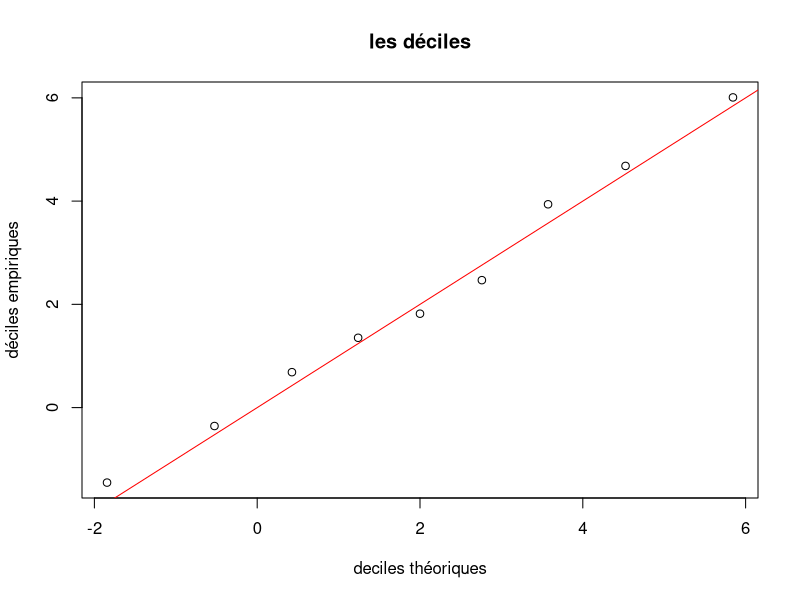
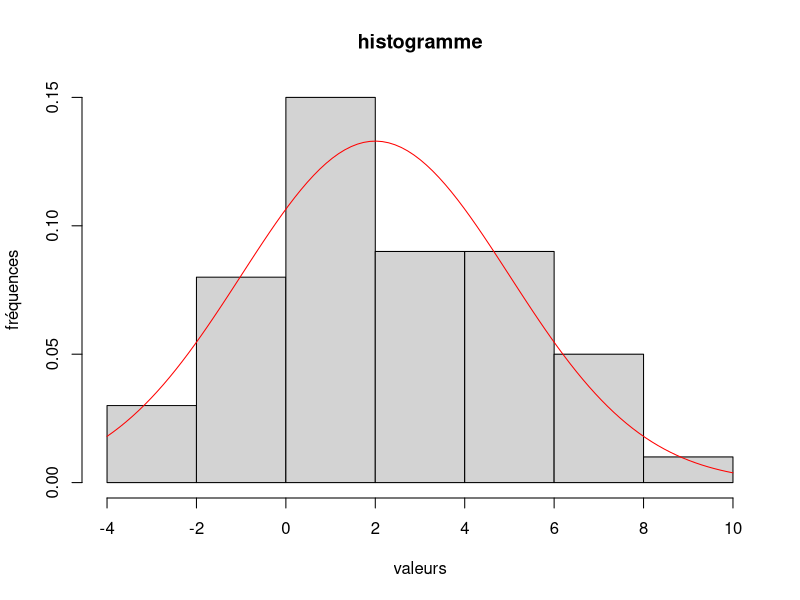
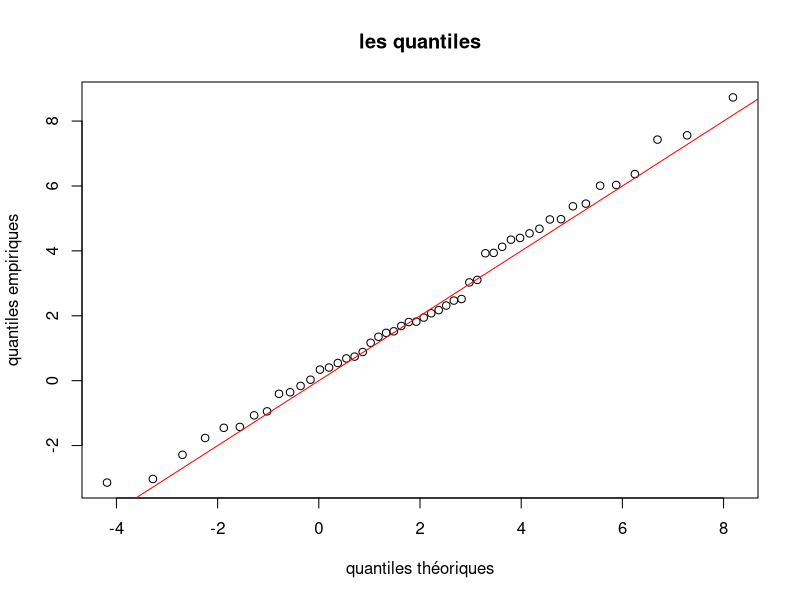

Generate these figures, in order, with R:
# Dans cette partie X est une variable al ́eatoire de loi N (2, 4).

# Exercice 1 : quantiles empiriques ou th ́eoriques
# Le quantile empirique d’ordre α d’un  ́echantillon de n tirages ind ́ependants x1, x2, ..., xn de X est la
# valeur pour laquelle, la proportion des xi qui se trouvent inf ́erieurs ou  ́egaux `a cette valeur, vaut α. Le
# quantile th ́eorique d’ordre α appel ́e quantile (et calcul ́e par la fonction de quantile qnorm()) est la valeur
# telle que la probabilit ́e que X soit inf ́erieur ou  ́egal `a cette valeur, vaille α

# 1. Simuler un  ́echantillon de taille n = 50 de X et l’affecter `a x.

mu <- 2
sigma <- 3
n <- 50

x <- rnorm(n, mu, sigma)

# 2. Calculer les quantiles empiriques d’ordre 10%, 20%, ..., 90% de x (appel ́es aussi les d ́eciles empiriques
# car ils permettent de couper l’ ́echantillon en dix) `a l’aide de la fonction quantile() et en utilisant
# l’option type=1.

demp <- quantile(x, probs = seq(0.1, 0.9, 0.1), type = 1)

# 3. Calculer les quantiles th ́eoriques d’ordre 10%, 20%, ..., 90% de X `a l’aide de la fonction qnorm()

dtheo <- qnorm(seq(0.1, 0.9, 0.1), mu, sigma)

# 4. Faire un graphe des 9 points d’abscisses les d ́eciles et d’ordonn ́ees les d ́eciles empiriques. Ajouter
# la droite y = x. Commentaire

plot(dtheo, demp, main = "les déciles", xlab = "deciles théoriques", ylab = "déciles empiriques")
abline(0, 1, col = "red")

# 5. Faire un histogramme des observations tir ́ees et y superposer la densit ́e de la loi N (2, 4). Commen-
# taire.

hist(x, main = "histogramme", xlab = "valeurs", ylab = "fréquences", freq = FALSE)
curve(dnorm(x, mu, sigma), col = "red", add = TRUE)

# 6. Calculer les quantiles empiriques d’ordre 1/(n + 1), 2/(n + 1), ...., n/(n + 1) de x. Les comparer aux
# valeurs ordonn ́ees de l’ ́echantillon que l’on obtiendra avec la commande sort(x).

emp <- quantile(x, probs = seq(1 / (n + 1), n / (n + 1), 1 / (n + 1)), type = 1)
sort(x)

# 7. Calculer les quantiles th ́eoriques d’ordre 1/(n + 1), 2/(n + 1), ...., n/(n + 1) de X et tracer les points
# d’abscisses quantiles th ́eoriques et ordonn ́ees quantiles empiriques. Y ajouter la droite y = x.

theo <- qnorm(seq(1 / (n + 1), n / (n + 1), 1 / (n + 1)), mu, sigma)
plot(theo, emp, main = "les quantiles", xlab = "quantiles théoriques", ylab = "quantiles empiriques")
abline(0, 1, col = "red")

